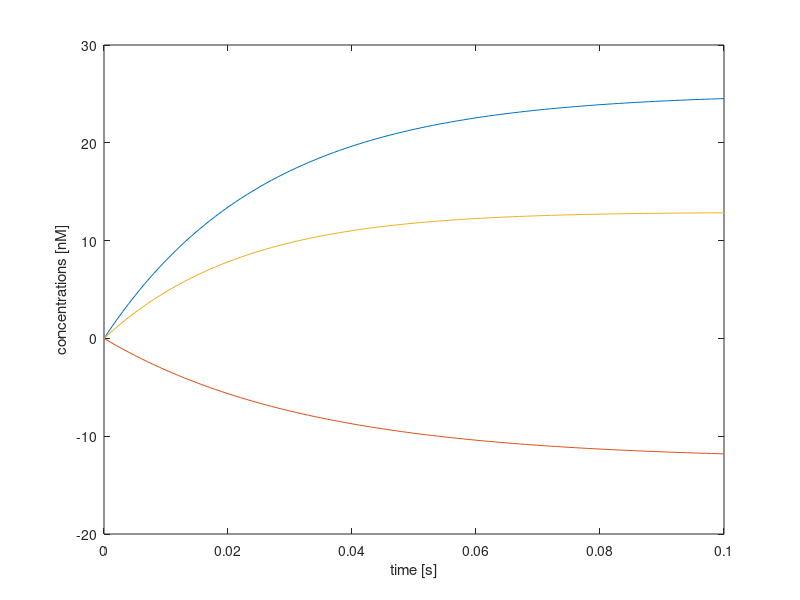

This figure's MATLAB source:
% program for the integration of coupled Nernst-Planck equations 
% in cylindrical coordinates; all units Centimeter-Gram-Seconds

close all
clear all

SoL = 299792458;
Volt = 1e6/SoL;
Coulomb = 10*SoL;
BoltzmannConstant = 1.380650324e-23*1e7;
AvogadroConstant = 6.0221419947e23;
ElectronCharge = 1.60217646263e-19*Coulomb; % in statC
FaradayConstant = AvogadroConstant*ElectronCharge;
Temperature = 273.15 + 36;
DielectricConstant = 80;

Tmax = 0.1; % max integration time in sec
rad = 10e-4; % radius of cell

% diffusion coefficients
DifK = 1.96e-5; 
DifNa = 1.33e-5; 
DifCl = 2.02e-5; 

% bulk concentrations in mol/cm^3
cK0 = 5e-3*1e-3; 
cNa0 = 140e-3*1e-3; 
cCl0 = 145e-3*1e-3; 

% K influx
kappa = 1e-9; % M/s

% initial conditions
cK = 0; 
cNa = 0; 
cCl = 0; 

% time step
dt = 1e-3; % time step in sec

% relaxation matrix
fac = 4*pi*AvogadroConstant*ElectronCharge^2/BoltzmannConstant/Temperature/DielectricConstant;
M = fac*[-DifK*cK0*[1 1 -1]; -DifNa*cNa0*[1 1 -1]; DifCl*cCl0*[1 1 -1]];
M = expm(dt*M)';

% rescaling 
DifK = 2*DifK*dt/rad^2; 
DifNa = 2*DifNa*dt/rad^2; 
DifCl = 2*DifCl*dt/rad^2; 
kappa = kappa*dt;
t = 0;

% start of integration
resK = 0;
resCl = 0;
resNa = 0;
for j=1:ceil(Tmax/dt)
    current = 0;
    % K-influx:
    cK = cK + kappa;

    % Charge relaxation
    tmp = [cK cNa cCl]*M;
    cK = tmp(1);
    cNa = tmp(2);
    cCl = tmp(3);

    % Diffusion
    cK = cK/(1+DifK);
    cNa = cNa/(1+DifNa);
    cCl = cCl/(1+DifCl);

    t(end+1) = t(end) + dt;
    resK(end+1) = cK;
    resNa(end+1) = cNa;
    resCl(end+1) = cCl;
    plot(t,resK*1e12,t,resNa*1e12,t,resCl*1e12);
    xlabel('time [s]')
    ylabel('concentrations [nM]')
    ax = axis;
    axis([0 Tmax ax(3) ax(4)])
    drawnow
end
